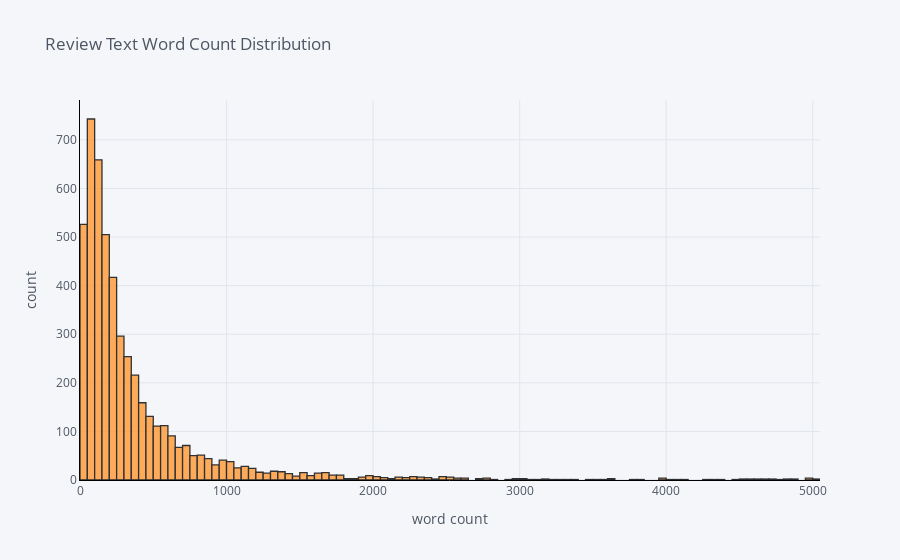

The cell this chart's notebook holds for it:
### Code cell


### Figure 1 — Plotly figure (JSON) as saved in the notebook; plotly's stock layout.template omitted (floating-point values rounded to 4 significant figures; data arrays with more than 128 entries replaced by an {"elided": "..."} marker saying what was removed)
{"data": [{"histfunc": "count", "histnorm": "", "marker": {"color": "rgba(255, 153, 51, 1.0)", "line": {"color": "#000000", "width": 1.3}}, "name": "length", "nbinsx": 100, "opacity": 0.8, "orientation": "v", "type": "histogram", "x": {"elided": "5000 int values"}}], "layout": {"barmode": "overlay", "legend": {"bgcolor": "#F5F6F9", "font": {"color": "#4D5663"}}, "paper_bgcolor": "#F5F6F9", "plot_bgcolor": "#F5F6F9", "title": {"font": {"color": "#4D5663"}, "text": "Review Text Word Count Distribution"}, "xaxis": {"gridcolor": "#E1E5ED", "linecolor": "black", "showgrid": true, "tickfont": {"color": "#4D5663"}, "title": {"font": {"color": "#4D5663"}, "text": "word count"}, "zerolinecolor": "#E1E5ED"}, "yaxis": {"gridcolor": "#E1E5ED", "linecolor": "black", "showgrid": true, "tickfont": {"color": "#4D5663"}, "title": {"font": {"color": "#4D5663"}, "text": "count"}, "zerolinecolor": "#E1E5ED"}}}
